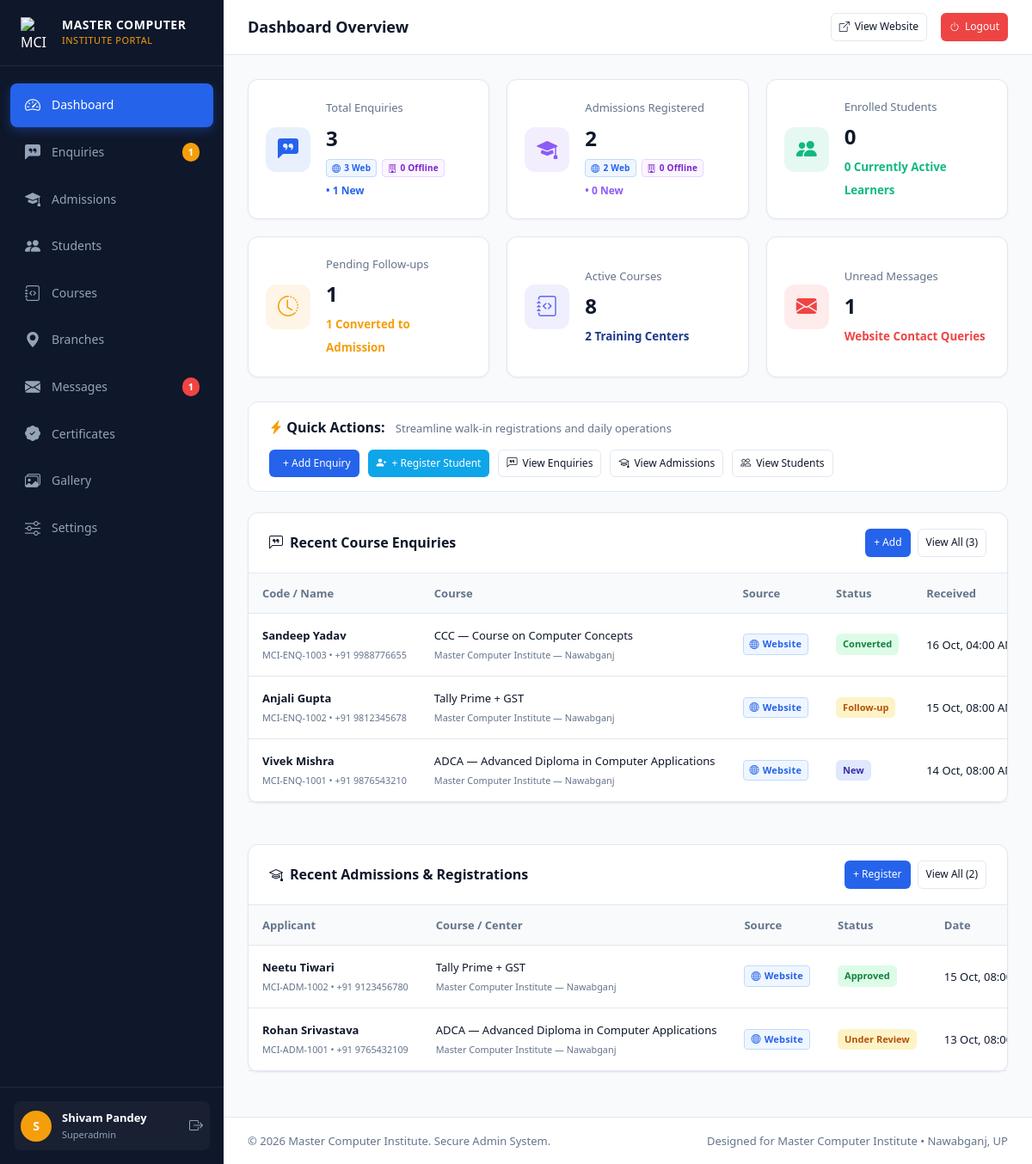
Page /admin/dashboard.php (signed in) on the committed database.
### tables this page shows
CREATE TABLE `enquiries` (
  `id` INT UNSIGNED NOT NULL AUTO_INCREMENT,
  `enquiry_code` VARCHAR(30) NOT NULL UNIQUE,
  `full_name` VARCHAR(100) NOT NULL,
  `mobile` VARCHAR(25) NOT NULL,
  `email` VARCHAR(100) NULL,
  `course_id` INT UNSIGNED NULL,
  `course_name` VARCHAR(150) NOT NULL,
  `branch_id` INT UNSIGNED NULL,
  `branch_name` VARCHAR(150) NOT NULL,
  `city` VARCHAR(100) NULL,
  `preferred_batch` VARCHAR(50) NULL,
  `message` TEXT NULL,
  `source_page` VARCHAR(100) NOT NULL DEFAULT 'website',
  `source` ENUM('Website', 'Offline') NOT NULL DEFAULT 'Website',
  `status` ENUM('New', 'Contacted', 'Follow-up', 'Converted', 'Closed') NOT NULL DEFAULT 'New',
  `assigned_staff` VARCHAR(100) NULL,
  `created_by_admin_id` INT UNSIGNED NULL,
  `admin_notes` TEXT NULL,
  `follow_up_date` DATE NULL,
  `created_at` DATETIME NOT NULL DEFAULT CURRENT_TIMESTAMP,
  `updated_at` DATETIME NOT NULL DEFAULT CURRENT_TIMESTAMP ON UPDATE CURRENT_TIMESTAMP,
  PRIMARY KEY (`id`),
  INDEX `idx_enquiry_status` (`status`),
  INDEX `idx_enquiry_source` (`source`),
  INDEX `idx_enquiry_mobile` (`mobile`),
  INDEX `idx_enquiry_course` (`course_name`),
  INDEX `idx_enquiry_branch` (`branch_name`),
  INDEX `idx_enquiry_created` (`created_at`),
  CONSTRAINT `fk_enquiries_course` FOREIGN KEY (`course_id`) REFERENCES `courses` (`id`) ON DELETE SET NULL,
  CONSTRAINT `fk_enquiries_branch` FOREIGN KEY (`branch_id`) REFERENCES `branches` (`id`) ON DELETE SET NULL,
  CONSTRAINT `fk_enquiries_admin` FOREIGN KEY (`created_by_admin_id`) REFERENCES `admins` (`id`) ON DELETE SET NULL
);

CREATE TABLE `admissions` (
  `id` INT UNSIGNED NOT NULL AUTO_INCREMENT,
  `admission_code` VARCHAR(30) NOT NULL UNIQUE,
  `full_name` VARCHAR(100) NOT NULL,
  `dob` DATE NULL,
  `gender` VARCHAR(20) NULL,
  `mobile` VARCHAR(25) NOT NULL,
  `alternate_mobile` VARCHAR(25) NULL,
  `email` VARCHAR(100) NULL,
  `address` TEXT NULL,
  `city` VARCHAR(100) NULL,
  `qualification` VARCHAR(100) NULL,
  `course_id` INT UNSIGNED NULL,
  `course_name` VARCHAR(150) NOT NULL,
  `branch_id` INT UNSIGNED NULL,
  `branch_name` VARCHAR(150) NOT NULL,
  `batch` VARCHAR(50) NULL,
  `admission_date` DATE NULL,
  `message` TEXT NULL,
  `status` ENUM('New', 'Under Review', 'Approved', 'Enrolled', 'Rejected') NOT NULL DEFAULT 'New',
  `source` ENUM('Website', 'Offline') NOT NULL DEFAULT 'Website',
  `created_by_admin_id` INT UNSIGNED NULL,
  `admin_notes` TEXT NULL,
  `created_at` DATETIME NOT NULL DEFAULT CURRENT_TIMESTAMP,
  `updated_at` DATETIME NOT NULL DEFAULT CURRENT_TIMESTAMP ON UPDATE CURRENT_TIMESTAMP,
  PRIMARY KEY (`id`),
  INDEX `idx_admission_status` (`status`),
  INDEX `idx_admission_source` (`source`),
  INDEX `idx_admission_mobile` (`mobile`),
  INDEX `idx_admission_email` (`email`),
  INDEX `idx_admission_created` (`created_at`),
  CONSTRAINT `fk_admissions_course` FOREIGN KEY (`course_id`) REFERENCES `courses` (`id`) ON DELETE SET NULL,
  CONSTRAINT `fk_admissions_branch` FOREIGN KEY (`branch_id`) REFERENCES `branches` (`id`) ON DELETE SET NULL,
  CONSTRAINT `fk_admissions_admin` FOREIGN KEY (`created_by_admin_id`) REFERENCES `admins` (`id`) ON DELETE SET NULL
);

### includes/functions.php (called while the page is built, shortened)
<?php
function e(?string $string): string {
    return htmlspecialchars($string ?? '', ENT_QUOTES | ENT_SUBSTITUTE, 'UTF-8');
}
function format_date(?string $dateTimeStr, string $format = 'd M Y, h:i A'): string {
    try {
        $dt = new DateTime($dateTimeStr);
        return $dt->format($format);
    } catch (Exception $e) {
        return $dateTimeStr;
    }
}

### admin/dashboard.php (the view, shortened to what this page needs)
<?php
require_once __DIR__ . '/includes/header.php';
$totalEnquiries = (int)$pdo->query("SELECT COUNT(*) FROM enquiries")->fetchColumn();
$websiteEnquiries = (int)$pdo->query("SELECT COUNT(*) FROM enquiries WHERE source = 'Website'")->fetchColumn();
$offlineEnquiries = (int)$pdo->query("SELECT COUNT(*) FROM enquiries WHERE source = 'Offline'")->fetchColumn();
$newEnquiries = (int)$pdo->query("SELECT COUNT(*) FROM enquiries WHERE status = 'New'")->fetchColumn();
$followupEnquiries = (int)$pdo->query("SELECT COUNT(*) FROM enquiries WHERE status = 'Follow-up'")->fetchColumn();
$convertedEnquiries = (int)$pdo->query("SELECT COUNT(*) FROM enquiries WHERE status = 'Converted'")->fetchColumn();
$totalAdmissions = (int)$pdo->query("SELECT COUNT(*) FROM admissions")->fetchColumn();
$websiteAdmissions = (int)$pdo->query("SELECT COUNT(*) FROM admissions WHERE source = 'Website'")->fetchColumn();
$offlineAdmissions = (int)$pdo->query("SELECT COUNT(*) FROM admissions WHERE source = 'Offline'")->fetchColumn();
$newAdmissions = (int)$pdo->query("SELECT COUNT(*) FROM admissions WHERE status = 'New'")->fetchColumn();
$totalStudents = (int)$pdo->query("SELECT COUNT(*) FROM students")->fetchColumn();
$activeStudents = (int)$pdo->query("SELECT COUNT(*) FROM students WHERE status = 'Active'")->fetchColumn();
$activeCourses = (int)$pdo->query("SELECT COUNT(*) FROM courses WHERE status = 'active'")->fetchColumn();
$activeBranches = (int)$pdo->query("SELECT COUNT(*) FROM branches WHERE status = 'active'")->fetchColumn();
$unreadMessages = (int)$pdo->query("SELECT COUNT(*) FROM contact_messages WHERE status = 'Unread'")->fetchColumn();
$stmtRecentEnq = $pdo->query("SELECT * FROM enquiries ORDER BY id DESC LIMIT 5");
$recentEnquiries = $stmtRecentEnq->fetchAll() ?: [];
$stmtRecentAdm = $pdo->query("SELECT * FROM admissions ORDER BY id DESC LIMIT 5");
$recentAdmissions = $stmtRecentAdm->fetchAll() ?: [];
?>
<div class="admin-stats-grid">
  <div class="admin-stat-card">
    <div class="admin-stat-icon stat-blue">
      <i class="bi bi-chat-left-quote-fill"></i>
    </div>
    <div class="admin-stat-info">
      <h4>Total Enquiries</h4>
      <div class="stat-value"><?= number_format($totalEnquiries) ?></div>
      <div style="font-size:12px; margin-top:4px; display:flex; gap:6px; flex-wrap:wrap; align-items:center;">
        <span class="badge-source badge-source-website" style="font-size:10px; padding:1px 6px;"><i class="bi bi-globe"></i> <?= $websiteEnquiries ?> Web</span>
        <span class="badge-source badge-source-offline" style="font-size:10px; padding:1px 6px;"><i class="bi bi-building"></i> <?= $offlineEnquiries ?> Offline</span>
        <span style="color:var(--admin-primary-light); font-weight:600;">• <?= $newEnquiries ?> New</span>
      </div>
    </div>
  </div>
  <div class="admin-stat-card">
    <div class="admin-stat-icon stat-purple">
      <i class="bi bi-mortarboard-fill"></i>
    </div>
    <div class="admin-stat-info">
      <h4>Admissions Registered</h4>
      <div class="stat-value"><?= number_format($totalAdmissions) ?></div>
      <div style="font-size:12px; margin-top:4px; display:flex; gap:6px; flex-wrap:wrap; align-items:center;">
        <span class="badge-source badge-source-website" style="font-size:10px; padding:1px 6px;"><i class="bi bi-globe"></i> <?= $websiteAdmissions ?> Web</span>
        <span class="badge-source badge-source-offline" style="font-size:10px; padding:1px 6px;"><i class="bi bi-building"></i> <?= $offlineAdmissions ?> Offline</span>
        <span style="color:#8b5cf6; font-weight:600;">• <?= $newAdmissions ?> New</span>
      </div>
    </div>
  </div>
  <div class="admin-stat-card">
    <div class="admin-stat-icon stat-green">
      <i class="bi bi-people-fill"></i>
    </div>
    <div class="admin-stat-info">
      <h4>Enrolled Students</h4>
      <div class="stat-value"><?= number_format($totalStudents) ?></div>
      <small style="color:var(--admin-success); font-weight:600;"><?= $activeStudents ?> Currently Active Learners</small>
    </div>
  </div>
  <div class="admin-stat-card">
    <div class="admin-stat-icon stat-amber">
      <i class="bi bi-clock-history"></i>
    </div>
    <div class="admin-stat-info">
      <h4>Pending Follow-ups</h4>
      <div class="stat-value"><?= number_format($followupEnquiries) ?></div>
      <small style="color:var(--admin-warning); font-weight:600;"><?= $convertedEnquiries ?> Converted to Admission</small>
    </div>
  </div>
  <div class="admin-stat-card">
    <div class="admin-stat-icon stat-indigo">
      <i class="bi bi-journal-code"></i>
    </div>
    <div class="admin-stat-info">
      <h4>Active Courses</h4>
      <div class="stat-value"><?= number_format($activeCourses) ?></div>
      <small style="color:var(--admin-primary); font-weight:600;"><?= $activeBranches ?> Training Centers</small>
    </div>
  </div>
  <div class="admin-stat-card">
    <div class="admin-stat-icon stat-red">
      <i class="bi bi-envelope-fill"></i>
    </div>
    <div class="admin-stat-info">
      <h4>Unread Messages</h4>
      <div class="stat-value"><?= number_format($unreadMessages) ?></div>
      <small style="color:var(--admin-danger); font-weight:600;">Website Contact Queries</small>
    </div>
  </div>
</div>
<div style="background:#fff; border:1px solid var(--admin-border); border-radius:12px; padding:16px 24px; margin-bottom:24px; display:flex; align-items:center; justify-content:space-between; flex-wrap:wrap; gap:12px;">
  <div>
    <strong><i class="bi bi-lightning-charge-fill" style="color:var(--admin-accent);"></i> Quick Actions:</strong>
    <span style="color:var(--admin-text-muted); font-size:13px; margin-left:8px;">Streamline walk-in registrations and daily operations</span>
  </div>
  <div style="display:flex; gap:10px; flex-wrap:wrap;">
    <button type="button" class="btn-admin btn-admin-primary btn-admin-sm" onclick="openAddEnquiryModal()">
      <i class="bi bi-chat-plus-fill"></i> + Add Enquiry
    </button>
    <button type="button" class="btn-admin btn-admin-sm" style="background:#0ea5e9; color:#fff;" onclick="openRegisterStudentModal()">
      <i class="bi bi-person-plus-fill"></i> + Register Student
    </button>
    <a href="enquiries.php" class="btn-admin btn-admin-outline btn-admin-sm">
      <i class="bi bi-chat-left-quote"></i> View Enquiries
    </a>
    <a href="admissions.php" class="btn-admin btn-admin-outline btn-admin-sm">
      <i class="bi bi-mortarboard"></i> View Admissions
    </a>
    <a href="students.php" class="btn-admin btn-admin-outline btn-admin-sm">
      <i class="bi bi-people"></i> View Students
    </a>
  </div>
</div>
<div style="display:grid; grid-template-columns:repeat(auto-fit, minmax(450px, 1fr)); gap:24px;">
  <div class="admin-card">
    <div class="admin-card-header">
      <h3><i class="bi bi-chat-left-quote"></i> Recent Course Enquiries</h3>
      <div style="display:flex; gap:8px;">
        <button type="button" class="btn-admin btn-admin-primary btn-admin-sm" onclick="openAddEnquiryModal()">+ Add</button>
        <a href="enquiries.php" class="btn-admin btn-admin-outline btn-admin-sm">View All (<?= $totalEnquiries ?>)</a>
      </div>
    </div>
    <div class="admin-card-body" style="padding:0;">
      <div class="admin-table-responsive" style="border:none; border-radius:0;">
        <table class="admin-table">
          <thead>
            <tr>
              <th>Code / Name</th>
              <th>Course</th>
              <th>Source</th>
              <th>Status</th>
              <th>Received</th>
            </tr>
          </thead>
          <tbody>
            <?php if (empty($recentEnquiries)): ?>
              <tr><td colspan="5" style="text-align:center; padding:24px; color:var(--admin-text-muted);">No enquiries yet.</td></tr>
            <?php else: ?>
              <?php foreach ($recentEnquiries as $enq): ?>
                <tr>
                  <td>
                    <strong><?= e($enq['full_name']) ?></strong><br />
                    <small style="color:var(--admin-text-muted);"><?= e($enq['enquiry_code']) ?> • <?= e($enq['mobile']) ?></small>
                  </td>
                  <td>
                    <span style="font-weight:500;"><?= e($enq['course_name']) ?></span><br />
                    <small style="color:var(--admin-text-muted);"><?= e($enq['branch_name']) ?></small>
                  </td>
                  <td>
                    <?php if (($enq['source'] ?? 'Website') === 'Offline'): ?>
                      <span class="badge-source badge-source-offline"><i class="bi bi-building"></i> Offline</span>
                    <?php else: ?>
                      <span class="badge-source badge-source-website"><i class="bi bi-globe"></i> Website</span>
                    <?php endif; ?>
                  </td>
                  <td>
                    <?php
                      $badgeClass = 'badge-new';
                      if ($enq['status'] === 'Contacted') $badgeClass = 'badge-contacted';
                      elseif ($enq['status'] === 'Follow-up') $badgeClass = 'badge-followup';
                      elseif ($enq['status'] === 'Converted') $badgeClass = 'badge-converted';
                      elseif ($enq['status'] === 'Closed') $badgeClass = 'badge-closed';
                    ?>
                    <span class="badge-status <?= $badgeClass ?>"><?= e($enq['status']) ?></span>
                  </td>
                  <td><?= format_date($enq['created_at'], 'd M, h:i A') ?></td>
                </tr>
              <?php endforeach; ?>
            <?php endif; ?>
          </tbody>
        </table>
      </div>
    </div>
  </div>
  <div class="admin-card">
    <div class="admin-card-header">
      <h3><i class="bi bi-mortarboard"></i> Recent Admissions & Registrations</h3>
      <div style="display:flex; gap:8px;">
        <button type="button" class="btn-admin btn-admin-primary btn-admin-sm" onclick="openRegisterStudentModal()">+ Register</button>
        <a href="admissions.php" class="btn-admin btn-admin-outline btn-admin-sm">View All (<?= $totalAdmissions ?>)</a>
      </div>
    </div>
    <div class="admin-card-body" style="padding:0;">
      <div class="admin-table-responsive" style="border:none; border-radius:0;">
        <table class="admin-table">
          <thead>
            <tr>
              <th>Applicant</th>
              <th>Course / Center</th>
              <th>Source</th>
              <th>Status</th>
              <th>Date</th>
            </tr>
          </thead>
          <tbody>
            <?php if (empty($recentAdmissions)): ?>
              <tr><td colspan="5" style="text-align:center; padding:24px; color:var(--admin-text-muted);">No admission applications yet.</td></tr>
            <?php else: ?>
              <?php foreach ($recentAdmissions as $adm): ?>
                <tr>
                  <td>
                    <strong><?= e($adm['full_name']) ?></strong><br />
                    <small style="color:var(--admin-text-muted);"><?= e($adm['admission_code']) ?> • <?= e($adm['mobile']) ?></small>
                  </td>
                  <td>
                    <span><?= e($adm['course_name']) ?></span><br />
                    <small style="color:var(--admin-text-muted);"><?= e($adm['branch_name']) ?></small>
                  </td>
                  <td>
                    <?php if (($adm['source'] ?? 'Website') === 'Offline'): ?>
                      <span class="badge-source badge-source-offline"><i class="bi bi-building"></i> Offline</span>
                    <?php else: ?>
                      <span class="badge-source badge-source-website"><i class="bi bi-globe"></i> Website</span>
                    <?php endif; ?>
                  </td>
                  <td>
                    <?php
                      $admBadge = 'badge-new';
                      if ($adm['status'] === 'Approved' || $adm['status'] === 'Enrolled') $admBadge = 'badge-approved';
                      elseif ($adm['status'] === 'Under Review') $admBadge = 'badge-followup';
                      elseif ($adm['status'] === 'Rejected') $admBadge = 'badge-rejected';
                    ?>
                    <span class="badge-status <?= $admBadge ?>"><?= e($adm['status']) ?></span>
                  </td>
                  <td><?= format_date($adm['created_at'], 'd M, h:i A') ?></td>
                </tr>
              <?php endforeach; ?>
            <?php endif; ?>
          </tbody>
        </table>
      </div>
    </div>
  </div>
</div>
<?php require_once __DIR__ . '/includes/footer.php'; ?>

### rows in the picture
enquiries: full_name "Sandeep Yadav", enquiry_code "MCI-ENQ-1003", mobile "+91 9988776655", course_name "CCC — Course on Computer Concepts", branch_name "Master Computer Institute — Nawabganj", source "Website" (drawn), status "Converted", created_at "16 Oct, 04:00…"
enquiries: full_name "Anjali Gupta", enquiry_code "MCI-ENQ-1002", mobile "+91 9812345678", course_name "Tally Prime + GST", branch_name "Master Computer Institute — Nawabganj", source "Website" (drawn), status "Follow-up", created_at "15 Oct, 08:00…"
enquiries: full_name "Vivek Mishra", enquiry_code "MCI-ENQ-1001", mobile "+91 9876543210", course_name "ADCA — Advanced Diploma in Computer Applications", branch_name "Master Computer Institute — Nawabganj", source "Website" (drawn), status "New", created_at "14 Oct, 08:00…"
admissions: full_name "Neetu Tiwari", admission_code "MCI-ADM-1002", mobile "+91 9123456780", course_name "Tally Prime + GST", branch_name "Master Computer Institute — Nawabganj", source "Website" (drawn), status "Approved", created_at "15 Oct,…"
admissions: full_name "Rohan Srivastava", admission_code "MCI-ADM-1001", mobile "+91 9765432109", course_name "ADCA — Advanced Diploma in Computer Applications", branch_name "Master Computer Institute — Nawabganj", source "Website" (drawn), status "Under Review", created_at "13 Oct,…"

### other values in the picture
$newEnquiriesCount "1"
$unreadContactsCount "1"
substr($currentAdmin['name'], 0, 1) "S"
$currentAdmin['name'] "Shivam Pandey"
$currentAdmin['role'] "Superadmin"
$pageTitle "Dashboard Overview"
$totalEnquiries "3"
$websiteEnquiries "3"
$offlineEnquiries "0"
$newEnquiries "1"
$totalAdmissions "2"
$websiteAdmissions "2"
$offlineAdmissions "0"
$newAdmissions "0"
$totalStudents "0"
